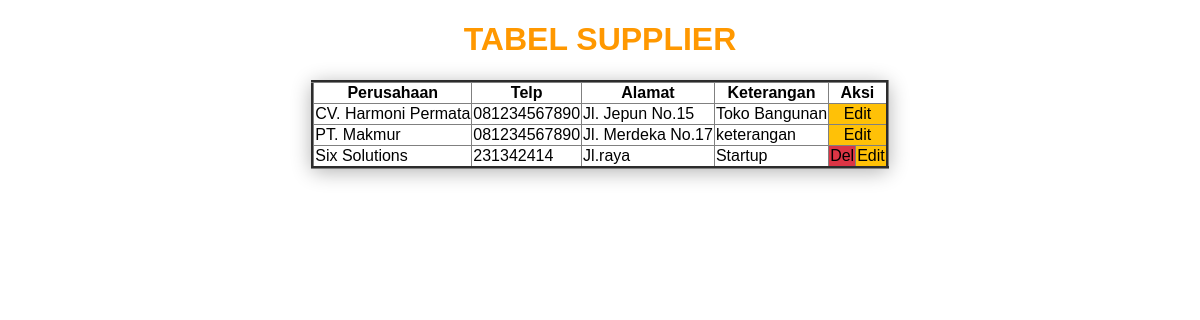
The app's page /supplier/view-supplier.php?pesan=berhasil_ditambahkan with its own data.
### tables this page shows
CREATE TABLE `tb_supplier` (
  `idsupplier` int NOT NULL,
  `perusahaan` varchar(100) NOT NULL,
  `telp` varchar(20) NOT NULL,
  `alamat` text NOT NULL,
  `keterangan` varchar(100) NOT NULL
);

### supplier/view-supplier.php (the view, shortened to what this page needs)
<?php
include '../koneksi.php';
?>
<!DOCTYPE html>
<html lang="en">
<head>
</head>
<body>
    <h1 align="center">TABEL SUPPLIER</h1>
    <table border="3" align="center">
        <thead>
            <tr>
                <th>Perusahaan</th>
                <th>Telp</th>
                <th>Alamat</th>
                <th>Keterangan</th>
                <th colspan="2">Aksi</th>
            </tr>
        </thead>
        <tbody>
            <?php
            $query = mysqli_query($koneksi, "SELECT * FROM tb_supplier");
            while($baris = mysqli_fetch_assoc($query)) {
                $query_obat = mysqli_query($koneksi, "SELECT COUNT(*) as total FROM tb_obat WHERE idsupplier = '".$baris['idsupplier']."'");
                $result_obat = mysqli_fetch_assoc($query_obat);
                if($result_obat['total'] > 0) {
                    $delete_button = "";
                    $edit_button = "<td align='center' colspan='2' id='edit'><a href='edit.php?idsupplier=".$baris['idsupplier']."'>Edit</a></td>";
                } else {
                    $delete_button = "<td id='delete'><a href='delete.php?idsupplier=".$baris['idsupplier']."'>Del</a></td>";
                    $edit_button = "<td id='edit'><a href='edit.php?idsupplier=".$baris['idsupplier']."'>Edit</a></td>";
                }
            ?>
            <tr>
                <td><?= $baris['perusahaan']; ?></td>
                <td><?= $baris['telp']; ?></td>
                <td><?= $baris['alamat']; ?></td>
                <td><?= $baris['keterangan']; ?></td>
                <?= $delete_button; ?>
                <?= $edit_button; ?>
            </tr>
            <?php
            }
            ?>
        </tbody>
    </table>
</body>
</html>

### supplier/view-supplier.php (style rules this page uses)
* { font-family: 'Lucida Sans', 'Lucida Sans Regular', 'Lucida Grande', 'Lucida Sans Unicode', Geneva, Verdana, sans-serif; }
td { margin: 8px; }
table { border-collapse: collapse; box-shadow: 0 3px 20px rgba(0,0,0,0.3); border-radius: 8px; }
h1 { color: #ff9800; }
#edit { background-color: #ffc107; }
#delete { background-color: #dc3545; }
a { color: #000; text-decoration: none; }

### records on screen
tb_supplier: perusahaan "CV. Harmoni Permata", telp "081234567890", alamat "Jl. Jepun No.15", keterangan "Toko Bangunan"
tb_supplier: perusahaan "PT. Makmur", telp "081234567890", alamat "Jl. Merdeka No.17", keterangan "keterangan"
tb_supplier: perusahaan "Six Solutions", telp "231342414", alamat "Jl.raya", keterangan "Startup"
